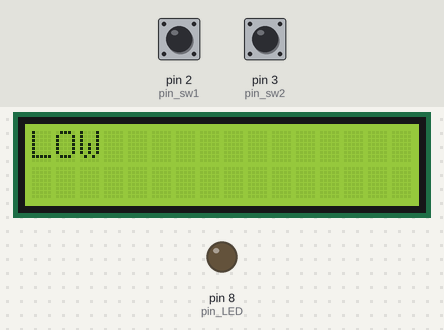
Simulated run of this sketch. Board: Arduino Uno, built with avr-gcc and run on an emulated ATmega328P. On the bench: 16×2 character LCD, output pins drawn as LEDs (lit = HIGH). The inputs (shaded band) are chosen by the test bench; at power-on: pin 2 (pin_sw1) HIGH, pin 3 (pin_sw2) HIGH.

Above: at 1.2 s.
1.3 s: pin 2 (pin_sw1) pulled LOW for 0.15 s
At 2.0 s:
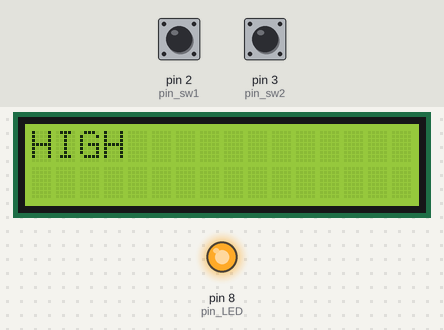
2.9 s: pin 3 (pin_sw2) pulled LOW for 0.15 s
At 3.2 s:
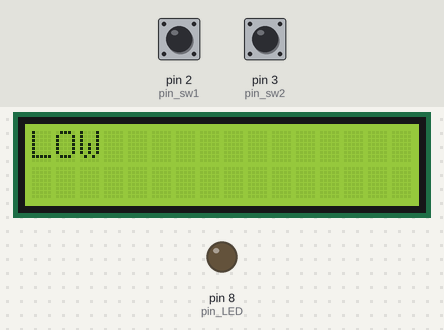
4.5 s: pin 2 (pin_sw1) pulled LOW for 1 s
At 5.6 s:
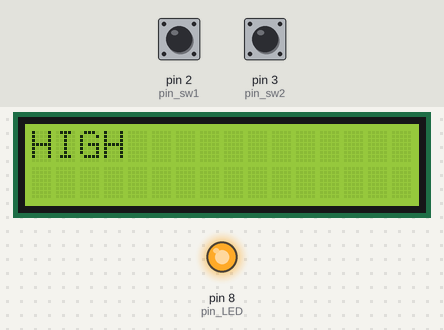
Timing chart, 0 to 7.5 s (numbered marks = the images above; inputs shaded):
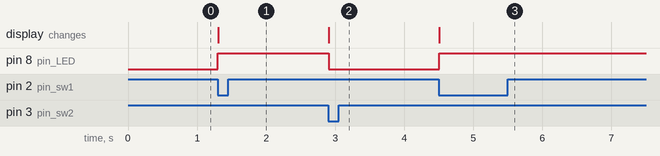

Measured:
- after the input at 1.3 s, pin 8 (pin_LED): LOW → HIGH at once; the display: changes at once (image 1)
- after the input at 2.9 s, pin 8 (pin_LED): HIGH → LOW at once; the display: changes at once (image 2)
- after the input at 4.5 s, pin 8 (pin_LED): LOW → HIGH at once; the display: changes at once (image 3)

The sketch:

LV13_ZAD02.ino
```cpp
#include <Wire.h>
#include <LiquidCrystal_I2C.h>

LiquidCrystal_I2C lcd(0x27, 16, 2);

int pin_sw1= 2;
int pin_sw2 = 3;
int pin_LED = 8;

void setup() {
  pinMode(pin_sw1, INPUT_PULLUP);
  pinMode(pin_sw2, INPUT_PULLUP);
  pinMode(pin_LED, OUTPUT);
  lcd.begin();
  lcd.backlight();
}

bool state = LOW;

void loop() {
  if(digitalRead(pin_sw1) == 0){
    led_on();
  }
  if(digitalRead(pin_sw2) == 0){
    led_off();
  }

  digitalWrite(pin_LED, state);

  if(state){
    lcd.setCursor(0, 0);
    lcd.print("HIGH");
  }else{
    lcd.setCursor(0, 0);
    lcd.print("LOW ");
  }
}

void led_on(){
  state = HIGH;
}

void led_off(){
  state = LOW;
}
```
